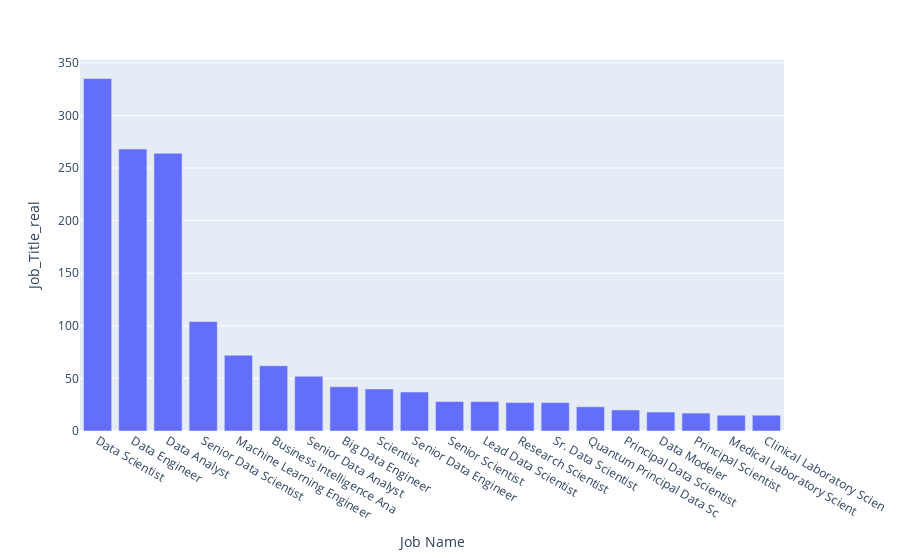

Notebook code for this chart:
### Code cell
fig = px.bar(top_title, x='index', y='Job_Title_real',
             labels={'C_Name': 'Counts',
                     'index': 'Job Name', })

fig.show()

### Figure 1 — Plotly figure (JSON) as saved in the notebook; plotly's stock layout.template omitted (floating-point values rounded to 4 significant figures)
{"data": [{"alignmentgroup": "True", "hovertemplate": "Job Name=%{x}<br>Job_Title_real=%{y}<extra></extra>", "legendgroup": "", "marker": {"color": "#636efa", "pattern": {"shape": ""}}, "name": "", "offsetgroup": "", "orientation": "v", "showlegend": false, "textposition": "auto", "type": "bar", "x": ["Data Scientist", "Data Engineer", "Data Analyst", "Senior Data Scientist", "Machine Learning Engineer", "Business Intelligence Ana", "Senior Data Analyst", "Big Data Engineer", "Scientist", "Senior Data Engineer", "Senior Scientist", "Lead Data Scientist", "Research Scientist", "Sr. Data Scientist", "Quantum Principal Data Sc", "Principal Data Scientist", "Data Modeler", "Principal Scientist", "Medical Laboratory Scient", "Clinical Laboratory Scien"], "xaxis": "x", "y": [335, 268, 264, 104, 72, 62, 52, 42, 40, 37, 28, 28, 27, 27, 23, 20, 18, 17, 15, 15], "yaxis": "y"}], "layout": {"barmode": "relative", "legend": {"tracegroupgap": 0}, "margin": {"t": 60}, "xaxis": {"anchor": "y", "domain": [0, 1], "title": {"text": "Job Name"}}, "yaxis": {"anchor": "x", "domain": [0, 1], "title": {"text": "Job_Title_real"}}}}
